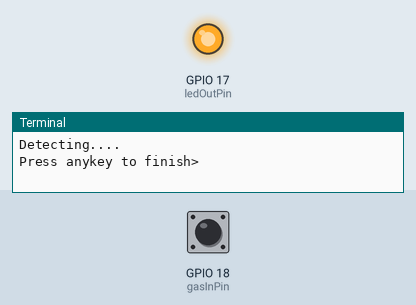
Recording of a program running on a simulated Raspberry Pi (BCM pin numbers). Parts: output pins drawn as LEDs (lit = HIGH), the last lines printed to the terminal. The test bench sets the inputs (shaded band); at power-on: GPIO 18 (gasInPin) LOW.

Above: at 1.2 s.
1.3 s: GPIO 18 (gasInPin) pulled HIGH for 0.15 s
At 2.3 s:
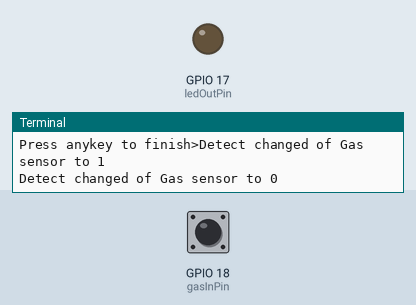
2.9 s: GPIO 18 (gasInPin) pulled HIGH for 3.2 s
At 4.0 s:
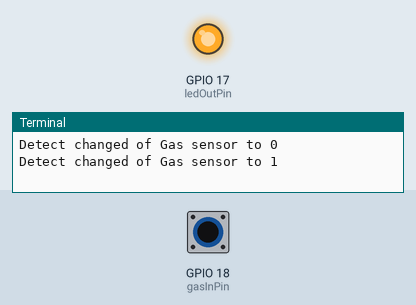
Timing chart, 0 to 7.6 s (numbered marks = the images above; inputs shaded):
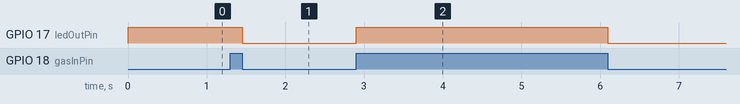

The program:

FC-22_Interrupt.py
```python
#!/usr/bin/env python2.7
#########################################################
## FC-22_Interrupt.py
## Created by Kenny from www.iotbreaks.vn, April 12, 2016.
## Released into the public domain.
## Tutorial:
#########################################################

import RPi.GPIO as GPIO
import time

GPIO.setmode(GPIO.BCM)

ledOutPin=17
gasInPin=18
readValue=1 # default is 1 as Gas sensor deactivated

GPIO.setup(ledOutPin, GPIO.OUT)
GPIO.setup(gasInPin, GPIO.IN, pull_up_down=GPIO.PUD_DOWN)

def gasSensorDidChange(pin):
	print("Detect changed of Gas sensor to " + str(GPIO.input(gasInPin)))
	readValue = GPIO.input(gasInPin)
	GPIO.output(ledOutPin, readValue)

GPIO.add_event_detect(gasInPin, GPIO.BOTH, callback=gasSensorDidChange)

try:
	GPIO.output(ledOutPin, readValue)
	print("Detecting....")
	raw_input("Press anykey to finish>")

except KeyboardInterrupt:
    GPIO.cleanup() # clean up GPIO on CTRL+C exit

GPIO.cleanup()
```

Measured:
- after the input at 1.3 s, GPIO 17 (ledOutPin): HIGH → LOW after 0.15 s
- after the input at 2.9 s, GPIO 17 (ledOutPin): LOW → HIGH at once, → LOW 3.2 s later
